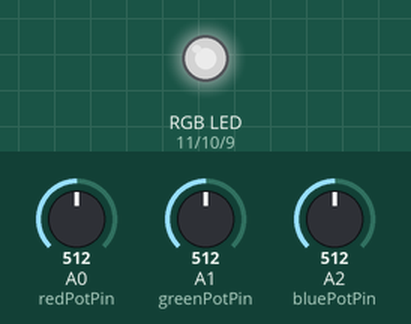
This sketch was run on a simulated Arduino Uno, built with avr-gcc and run on an emulated ATmega328P. On the bench: an RGB LED mixed from three pins (HIGH = lit). The test bench sets the inputs (shaded band); at power-on: A0 (redPotPin) = 512, A1 (greenPotPin) = 512, A2 (bluePotPin) = 512. Dim RGB values are drawn brighter than linear.

Above: at 1.2 s.
1.3 s: A0 (redPotPin) set to 716
At 2.3 s:
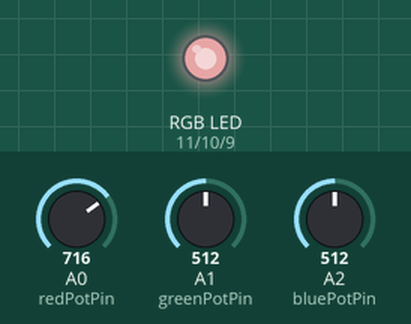
2.8 s: A1 (greenPotPin) set to 716
At 3.5 s:
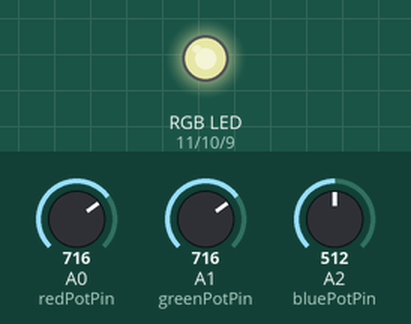
4.3 s: A2 (bluePotPin) set to 716
At 4.6 s:
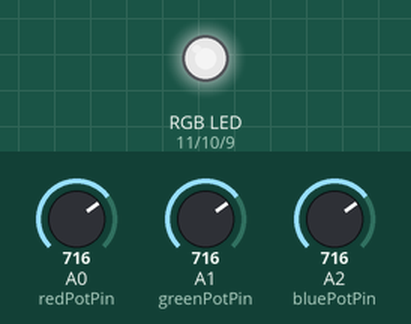
5.8 s: A0 (redPotPin) set to 900
At 7.0 s:
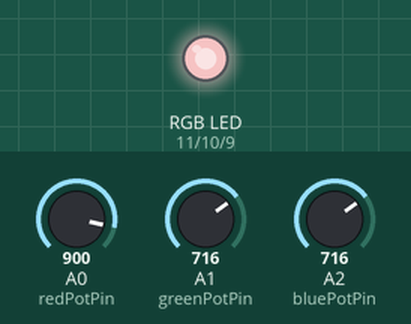
7.3 s: A1 (greenPotPin) set to 900
At 8.1 s:
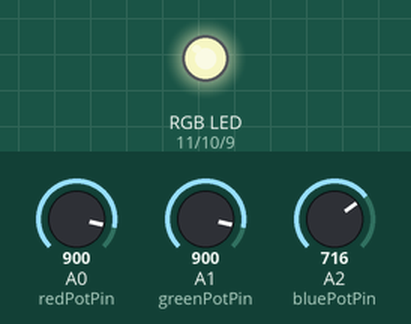
8.8 s: A2 (bluePotPin) set to 900
At 9.3 s:
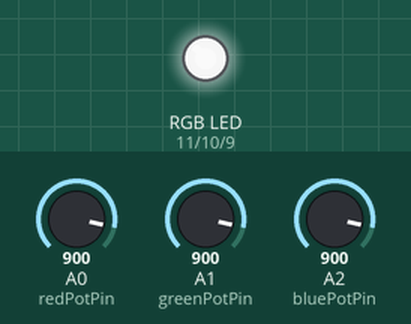
Timing chart, 0 to 11.3 s (numbered marks = the images above; inputs shaded):
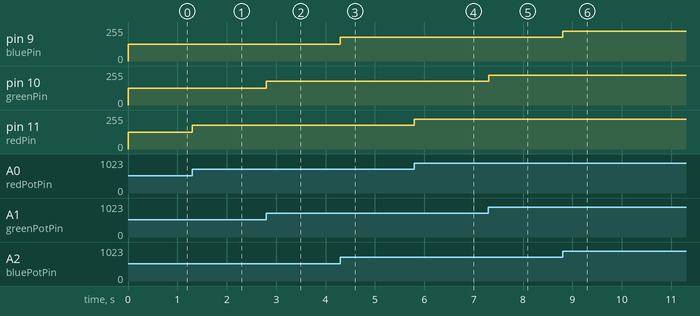

The sketch:

Homework_1.ino
```cpp
const int maxAnalogValue = 1023;
const int maxVoltageValue = 255;
const int minAnalogValue = 0;
const int minVoltageValue = 0;

const int redPin = 11;
const int greenPin = 10;
const int bluePin = 9;

const int redPotPin = A0;
const int greenPotPin = A1;
const int bluePotPin = A2;

int redBrightness = 0;
int greenBrightness = 0;
int blueBrightness = 0;


void setup() {
  pinMode(redPin, OUTPUT);
  pinMode(greenPin, OUTPUT);
  pinMode(bluePin, OUTPUT);

  pinMode(redPotPin, INPUT);
  pinMode(greenPotPin, INPUT);
  pinMode(bluePotPin, INPUT);

  Serial.begin(9600);
}

void loop() {

  redBrightness = analogRead(redPotPin);
  greenBrightness = analogRead(greenPotPin);
  blueBrightness = analogRead(bluePotPin);


  analogWrite(redPin, map(redBrightness, minAnalogValue, maxAnalogValue, minVoltageValue, maxVoltageValue));
  analogWrite(greenPin, map(greenBrightness, minAnalogValue, maxAnalogValue, minVoltageValue, maxVoltageValue));
  analogWrite(bluePin, map(blueBrightness, minAnalogValue, maxAnalogValue, minVoltageValue, maxVoltageValue));


}
```

Measured:
- after the input at 1.3 s, pin 11 (redPin): 127/255 → 178/255 at once
- after the input at 2.8 s, pin 10 (greenPin): 127/255 → 178/255 at once
- after the input at 4.3 s, pin 9 (bluePin): 127/255 → 178/255 at once
- after the input at 5.8 s, pin 11 (redPin): 178/255 → 224/255 at once
- after the input at 7.3 s, pin 10 (greenPin): 178/255 → 224/255 at once
- after the input at 8.8 s, pin 9 (bluePin): 178/255 → 224/255 at once
